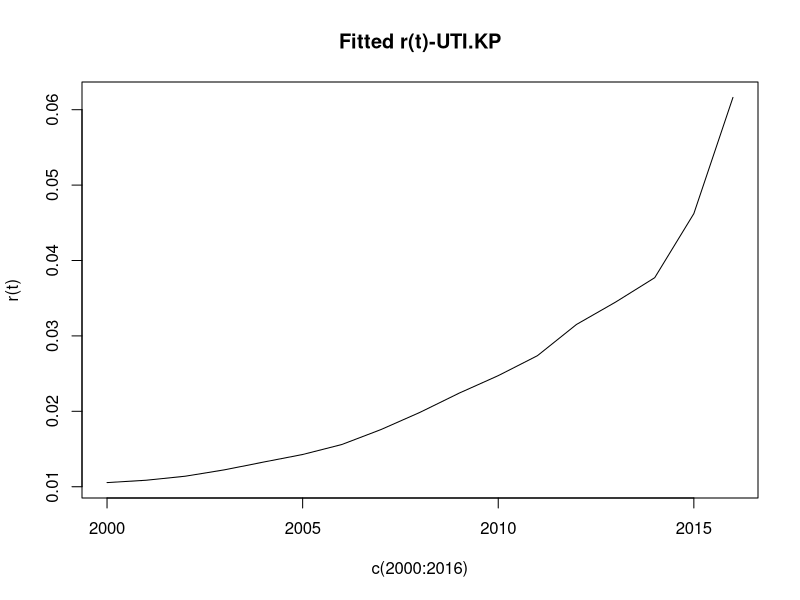
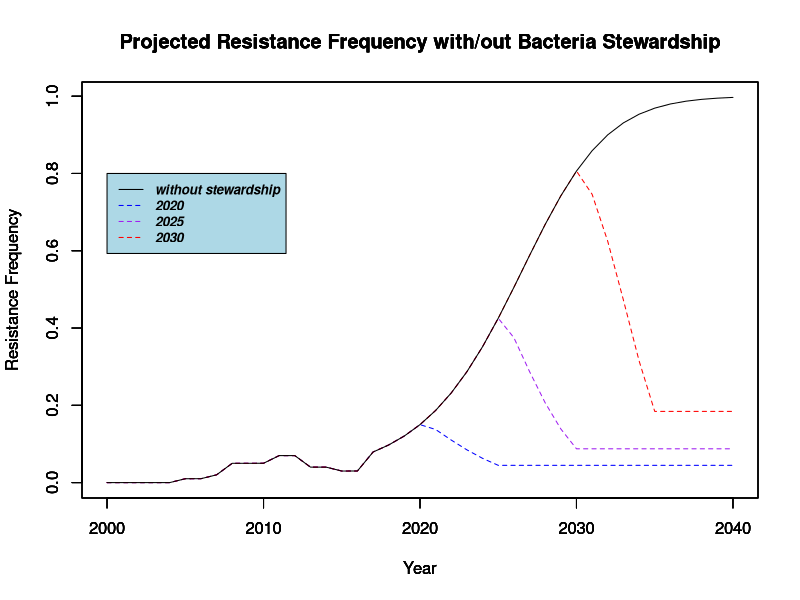
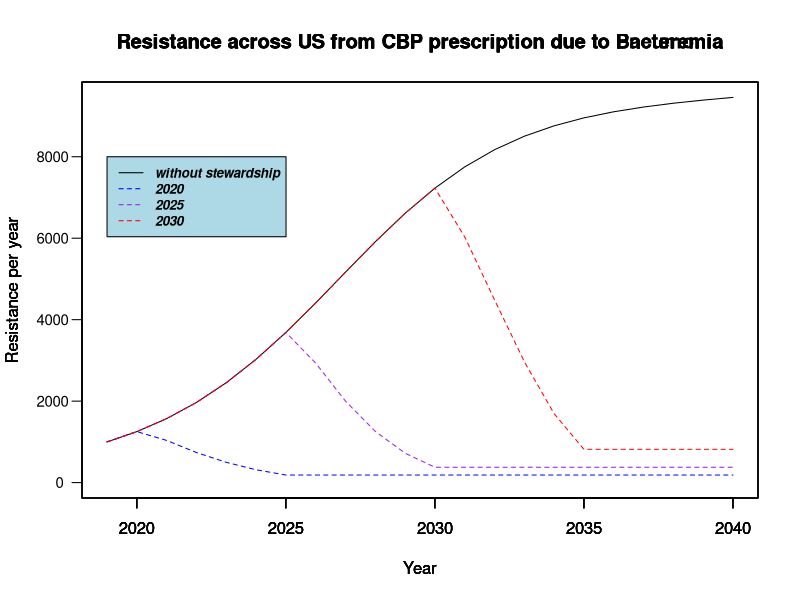
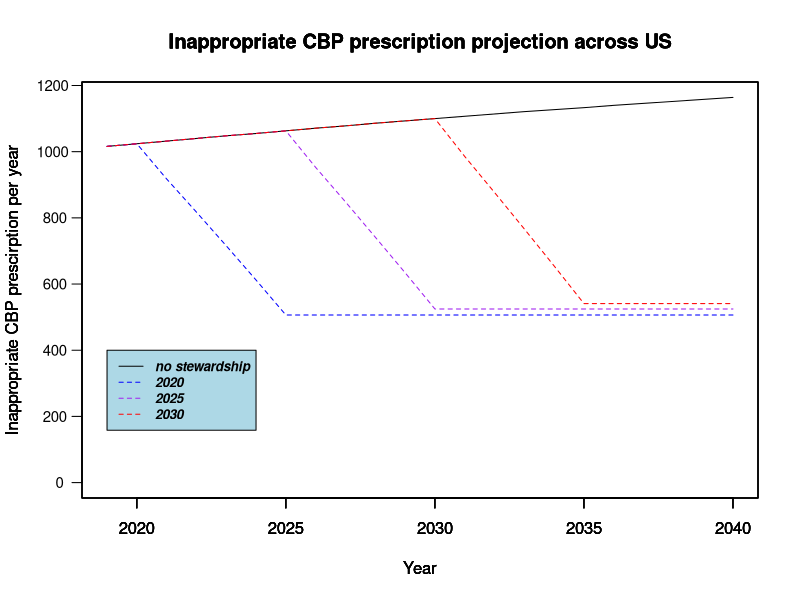

Here is the R script that generated these plots, in order:
## ---- chunk 1
#12.9/10K PY AT 1998
#18.4/10k py at 2011
y = c(12.9*10^-4, 18.4*10^-4)
x = c(1998, 2011)
fit = lm(y ~ x)
year = c(2000:2016)
uti = predict(fit,data.frame(x = year))
uti.inc = max(uti)
## ---- chunk 2
library(stats4)
setwd( "/Users/yiziyingchen/Desktop/Townsend/UTI")
library("readxl")
uti.KP =  read_excel("UTI.xlsx", sheet = 3)
uti.KP$iso = uti.KP$Isolates_KP
uti.KP$resis = uti.KP$Resistance_KP
uti.KP$freq = uti.KP$resis/uti.KP$iso

t = seq(0,16,1)

d1 = c()
d2 = c()
c3 = c()
d4 = c()
d5 = c()
d.mean = c()
theta.m <- c()
set.seed(111)
for (i in 1:1000){
  d1 <- rnorm(18, 0.989, 0.006)
  d2 <- rnorm(18, 0.964, 0.008)
  d3 <- rnorm(18, 0.974, 0.013)
  d4 <- rnorm(18, 0.985, 0.005)
  d5 <- rnorm(18, 0.982, 0.007)
  d.mean <- (d1+d2+d3+d4+d5)/5
  theta.m <- c(theta.m, d.mean)
}
kp.theta <- mean(theta.m)

kp.k <- uti.KP$resis
kp.n <-uti.KP$iso
at <- sum(uti.KP$consump)/17
kp.at <- rep(at, 17)
## ---- chunk 3
#use optim
ll <- function(param){
  r0 = param[1]
  rho = param[2]
  R <- dbinom(kp.k, kp.n, exp((rho*uti.KP$consump+kp.theta -1)*t)/(1/r0-1+exp((rho*uti.KP$consump + kp.theta-1)*t)))
  -sum(log(R))
}
kp.rho = optim(par = c(0.0005,0), ll)$par[2]

kp.r0 = optim(par = c(0.0005,0), ll)$par[1]
kp.rt <- exp((kp.rho*uti.KP$consump+kp.theta -1)*t)/(1/kp.r0-1+exp((kp.rho*uti.KP$consump + kp.theta-1)*t))
cbind(kp.rho, kp.r0)
plot(kp.rt,  ylab = "r(t)", main = "Fitted r(t)-UTI.KP",x = c(2000:2016),type = "l")
data.frame(kp.rt, uti.KP$freq)
## ---- chunk 4
consump <- lm(consump ~ t, data = uti.KP)
#2015 to 2019 projection
t1 <- seq(17,20,1)
consump.trend1 <- sapply(t1, function(i) (summary(consump)$coefficients[1] + i*summary(consump)$coefficients[2]))
m.trend1 <- kp.rho*consump.trend1 + kp.theta -1
rt.trend1 <- exp(m.trend1*t1) / (1/kp.r0 -1 + exp(m.trend1*t1))

#2020 to 2024 projection
t2 <- seq(21,25,1)
consump.trend2 <- sapply(t2, function(i) (summary(consump)$coefficients[1] + i*summary(consump)$coefficients[2]))
m.trend2 <- kp.rho*consump.trend2 + kp.theta-1
  ##without stewarship
  rt.trend2 <- exp(m.trend2*t2) / (1/kp.r0 -1 + exp(m.trend2*t2))
  ##with stewarship
  t2.1 <- c()
  c.trend2.1 <- c()
  rt.trend2.1 <- c()
  rt.t2.1<- c()
  for (i in 1:5){
    t2.1[i] <- (1-(0.52/5)*i)*consump.trend2[1]
    c.trend2.1 <- c(c.trend2.1, t2.1[i])
}
    m.trend2.1 <- kp.rho*c.trend2.1 + kp.theta -1
    rt.trend2.1 <- exp(m.trend2.1*t2) / (1/kp.r0 -1 + exp(m.trend2.1*t2))

t2.1<- seq(1,15,1)
consump.trend2.1.1 <-summary(consump)$coefficients[2]*t2.1 + c.trend2.1[5]
m.trend2.1.1 <- kp.rho*consump.trend2.1.1 + kp.theta -1
rt.trend2.1.1 <- exp(m.trend2.1.1 * c(26:40)) / (1/kp.r0-1 + exp(m.trend2.1.1*c(26:40)))


#2025 to 2030 projection
t3 <- seq(26,30,1)
consump.trend3 <- sapply(t3, function(i) (summary(consump)$coefficients[1] + i*summary(consump)$coefficients[2]))

  ##without stewarship
  m.trend3 <- kp.rho*consump.trend3 + kp.theta -1
  rt.trend3 <- exp(m.trend3*(t3)) / (1/kp.r0 -1 + exp(m.trend3*t3))
  ##with stewarship
  t3.1 <- c()
  c.trend3.1 <- c()
  rt.trend3.1 <- c()
  rt.t3.1 <- c()
  for (i in 1:5){
    t3.1[i] <- (1-(0.52/5)*i)*consump.trend3[1]
    c.trend3.1 <- c(c.trend3.1, t3.1[i])
}
  m.trend3.1 <- kp.rho*c.trend3.1 + kp.theta -1 
  rt.trend3.1 <- exp(m.trend3.1*t3) / (1/kp.r0 -1 + exp(m.trend3.1*t3))
  
t3.1<- seq(1,10,1)
consump.trend3.1.1 <-summary(consump)$coefficients[2]*t3.1 + c.trend3.1[5]
m.trend3.1.1 <- kp.rho*consump.trend3.1.1 + kp.theta -1
rt.trend3.1.1 <- exp(m.trend3.1.1 * c(31:40)) / (1/kp.r0-1 + exp(m.trend3.1.1*c(31:40)))

#2035 to 2040 projection
t4 <- seq(31,35,1)
consump.trend4 <- sapply(t4, function(i) (summary(consump)$coefficients[1] + i*summary(consump)$coefficients[2]))
  ##without stwership
  m.trend4 <- kp.rho*consump.trend4 + kp.theta -1
  rt.trend4 <- exp(m.trend4*t4) / (1/kp.r0 -1 + exp(m.trend4*t4))
  ##with stwership 
  t4.1 <- c()
  c.trend4.1 <- c()
for (i in 1:5){
  t4.1[i] <- (1-(0.52/5)*i)*consump.trend4[1]
  c.trend4.1 <- c(c.trend4.1, t4.1[i])
}
  m.trend4.1 <- kp.rho*c.trend4.1 + kp.theta -1
  rt.trend4.1 <- exp(m.trend4.1*t4) / (1/kp.r0 -1 + exp(m.trend4.1*t4))

t4.1<- seq(1,5,1)
consump.trend4.1.1 <-summary(consump)$coefficients[2]*t4.1 + c.trend4.1[5]
m.trend4.1.1 <- kp.rho*consump.trend4.1.1 + kp.theta -1
rt.trend4.1.1 <- exp(m.trend4.1.1 * c(36:40)) / (1/kp.r0-1 + exp(m.trend4.1.1*c(36:40)))  
  
#general without stewardship
t.g<- seq(17,40,1)
consump.trend.g<-sapply(t.g, function(i) (summary(consump)$coefficients[1] + i*summary(consump)$coefficients[2]))
m.trend.g <- kp.rho*consump.trend.g + kp.theta -1
rt.trend.g <- exp(m.trend.g*t.g) / (1/kp.r0 -1 + exp(m.trend.g*t.g))

## ---- chunk 5
#plot overlay resisatnce frequency with/out intervension
plot(2000:2040, ylim = c(min(uti.KP$freq), max(rt.trend.g)),y = c(uti.KP$freq, rt.trend1, rt.trend2.1, rep(rt.trend2.1[5],15)), type = "l", xlab = "Year", ylab = "Resistance Frequency",main = "Projected Resistance Frequency with/out Bacteria Stewardship", col = "blue", lty = 2)
par(new = T)
plot(2000:2040, ylim = c(min(uti.KP$freq), max(rt.trend.g)),y = c(uti.KP$freq, rt.trend1, rt.trend2, rt.trend3.1, rep(rt.trend3.1[5],10)), type = "l", xlab = "Year", ylab = "Resistance Frequency",main = "Projected Resistance Frequency with/out Bacteria Stewardship", col = "purple", lty = 2)
par(new = T)
plot(2000:2040, ylim = c(min(uti.KP$freq), max(rt.trend.g)),y = c(uti.KP$freq, rt.trend1, rt.trend2, rt.trend3, rt.trend4.1, rep(rt.trend4.1[5],5)), type = "l", xlab = "Year", ylab = "Resistance Frequency",main = "Projected Resistance Frequency with/out Bacteria Stewardship", col = "red", lty = 2)
par(new = T)
plot(2000:2040, ylim = c(min(uti.KP$freq), max(rt.trend.g)),y = c(uti.KP$freq,rt.trend.g), type = "l", xlab = "Year", ylab = "Resistance Frequency",main = "Projected Resistance Frequency with/out Bacteria Stewardship")
#text(c(2000:2040), c(ab.rt,rt.trend.g), round(c(ab.rt,rt.trend.g),2),cex=0.75, col = "dark orange")

legend(2000, 0.8, legend = c("without stewardship", "2020", "2025", "2030"), col = c("black", "blue", "purple", "red"), lty = c(1,2,2,2),cex=0.8, text.font=4, bg='lightblue')
## ---- chunk 6
#Resistance frequency compare
library(scales)
rt.compare <- function(x1, x2) percent(((max(x1) - min(x2)) / min(x2)))
#2020 intervention
inter1 <- rt.compare(rt.trend2, rt.trend2.1)
#2025 intervention
inter2 <- rt.compare(rt.trend3, rt.trend3.1)
#2030 intervention
inter3<- rt.compare(rt.trend4, rt.trend4.1)
intervention <- c(2020,2025,2030)
#5-year RF change percentage with intervention
RF_diff <- c(inter1, inter2, inter3)
data.frame(intervention,RF_diff)
#5-year end point RF
END_RF = c(max(rt.trend2.1), max(rt.trend3.1), max(rt.trend4.1))
data.frame(intervention, END_RF)
## ---- chunk 7
pop = read_excel("population.xlsx", sheet = 1)
uti.kp = uti.KP$`UTI-KP`[17]
cbp.uti = mean(uti.KP$`CBP-cUTIs`)
#ratio of pneu contributed by PA should not be decreasing; take the last time point
#in.uti = 0.136736215
uti.inc = max(uti)
#pneu.pa =c()
#p1 = c()
#for(i in 15:40){
  #p1 = summary(m1)$coefficient[1] + summary(m1)$coefficient[2]*i
  #pneu.pa = c(pneu.pa,p1)
#}

#pneu.pa

case = c()
cn = c()
for(i in 17:40){
  cn = uti.kp*cbp.uti*pop$Population[(i-14)]*uti.inc
  case = c(case,cn)
}

c25 = rt.trend.g[9]*case[9]
c25.1 = rt.trend2.1[5]*case[9]
int.2020 = c25 - c25.1
c30 = rt.trend.g[14]*case[14]
c30.1 = rt.trend3.1[5]*case[14]
int.2025 = c30 - c30.1
c35 = rt.trend.g[19]*case[19]
c35.1 = rt.trend4.1[5]*case[19]
int.2030 = c35 - c35.1
CASE.diff = c(ceiling(int.2020), ceiling(int.2025), ceiling(int.2030))
YEAR = c(2020,2025,2030)

#5-year end point resistance cases number across US
END.CASE <- ceiling(c(c25.1, c30.1, c35.1))
NO.STEWARD = c(c25, c30, c35)
#5-year isolate case number change under intervention in US
data.frame(YEAR,  NO.STEWARD, END.CASE, CASE.diff)
## ---- chunk 8
reduc = c()
for(i in 1:5)(reduc[i] = 1-(0.52/5)*i)
c.g1 <- case[1:4]*rt.trend.g[1:4]
c.g2 <- case[1:9]*rt.trend.g[1:9]
c.g3 <- case[1:14]*rt.trend.g[1:14]
c.2020 <- reduc*case[5:9]*rt.trend2.1
c.2020.1<- rep(c.2020[5],15)
c.2025 <- reduc*case[10:14]*rt.trend3.1
c.2025.1<- rep(c.2025[5],10)
c.2030 <- reduc*case[15:19]*rt.trend4.1
c.2030.1<- rep(c.2030[5],5)


plot((case*rt.trend.g)[3:24], x = c(2019:2040), type = "l", ylim = range(0,c.2020.1,case*rt.trend.g),main = "Resistance across US from CBP prescription due to Pneumonia",yaxt = "n", ylab = "Resistance per year",  xlab = "Year")
par(new = T)
plot(c(c.g1[3:4], c.2020, c.2020.1), x = c(2019:2040), type = "l", ylim = range(0,c.2020.1, case*rt.trend.g), main = "Resistance across US from CBP prescription due to Bacteremia", ylab = "Resistance per year", yaxt = "n", xlab = "Year", col = "blue", lty = 2)
par(new = T)
plot(c(c.g2[3:9], c.2025, c.2025.1), x = c(2019:2040), type = "l", ylim = range(0,c.2020.1, case*rt.trend.g), main = "Resistance across US from CBP prescription due to Bacteremia", ylab = "Resistance per year", yaxt = "n", xlab = "Year", col = "purple", lty = 2)
par(new = T)
plot(c(c.g3[3:14], c.2030, c.2030.1), x = c(2019:2040), type = "l", ylim = range(0,c.2020.1, case*rt.trend.g), main = "Resistance across US from CBP prescription due to Bacteremia", ylab = "Resistance per year", yaxt = "n", xlab = "Year", col = "red", lty = 2)
axis(side=2, at=c(0, 2000, 4000, 6000,8000), hadj=0.8, cex.axis=0.9, las=2)
legend(2019, 8000, legend = c("without stewardship", "2020", "2025", "2030"), col = c("black", "blue", "purple", "red"), lty = c(1,2,2,2),cex=0.8, text.font=4, bg='lightblue')
## ---- chunk 9
Intervention.YEAR = c(2020,2025,2030)
case.diff.2020 = sum(rt.trend.g[c(5:9)]*case[c(5:9)] - c.2020) + sum(rt.trend.g[c(10:24)]*case[c(10:24)]-c.2020.1)
case.diff.2025 = sum(rt.trend.g[c(10:14)]*case[c(10:14)] - c.2025) + sum(rt.trend.g[c(15:24)]*case[c(15:24)]-c.2025.1)
case.diff.2030 = sum(rt.trend.g[c(15:19)]*case[c(15:19)] - c.2030) + sum(rt.trend.g[c(20:24)]*case[c(20:24)]-c.2030.1)
CASE_SAVE = c(case.diff.2020, case.diff.2025, case.diff.2030)
data.frame(Intervention.YEAR,CASE_SAVE)
## ---- chunk 10
in.cbp = 0.122622696
cbp.in.prescrip = ceiling(uti.inc*uti.kp*pop$Population[c(-1,-2)]*in.cbp*cbp.uti)

#inappropriate CBP prescription
red2020 = reduc*cbp.in.prescrip[4:8]
red2020.1 = rep(red2020[5],15)
red2025 = reduc*cbp.in.prescrip[9:13]
red2025.1 = rep(red2025[5],10)
red2030 = reduc*cbp.in.prescrip[14:18]
red2030.1 = rep(red2030[5],5)


plot(y = cbp.in.prescrip[3:24], x = c(2019:2040), ylim = range(0,red2020,cbp.in.prescrip),type = "l", main = "Inappropriate CBP prescription projection across US", yaxt = "n", ylab = "Inappropriate CBP prescirption per year", xlab = "Year")
par(new = T)
plot(y = c(cbp.in.prescrip[3:4], red2020, red2020.1), x = c(2019:2040), ylim = range(0,red2020,cbp.in.prescrip),type = "l", col = "blue", main = "Inappropriate CBP prescription projection across US", yaxt = "n", ylab = "Inappropriate CBP prescirption per year", xlab = "Year", lty = 2)
par(new = T)
plot(y = c(cbp.in.prescrip[3:9], red2025, red2025.1), x = c(2019:2040), ylim = range(0,red2020,cbp.in.prescrip),type = "l", col = "purple", main = "Inappropriate CBP prescription projection across US", yaxt = "n", ylab = "Inappropriate CBP prescirption per year", xlab = "Year", lty = 2)
par(new = T)
plot(y = c(cbp.in.prescrip[3:14], red2030, red2030.1), x = c(2019:2040), ylim = range(0,red2020,cbp.in.prescrip),type = "l", col = "red", main = "Inappropriate CBP prescription projection across US", yaxt = "n", ylab = "Inappropriate CBP prescirption per year", xlab = "Year", lty = 2)
axis(side=2, at=c(0, 200, 400, 600,800, 1000, 1200), hadj=0.8, cex.axis=0.9, las=2)
legend(2019, 400, legend = c("no stewardship", "2020", "2025", "2030"), col = c("black", "blue", "purple", "red"), lty = c(1,2,2,2),cex=0.8, text.font=4, bg='lightblue')
